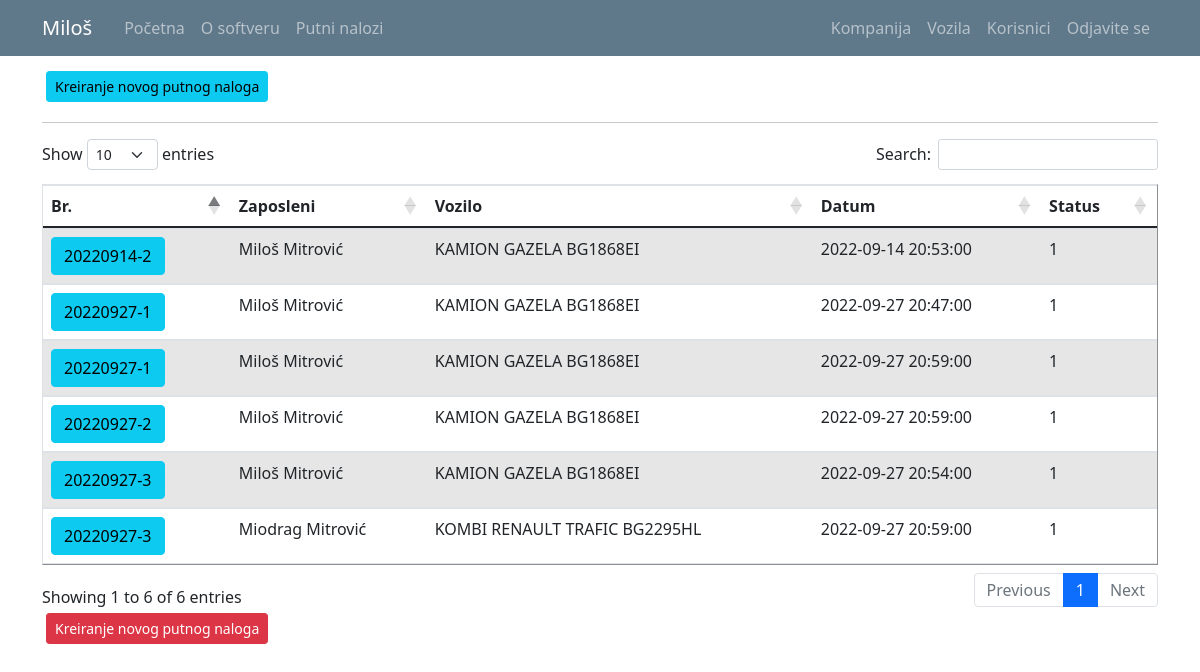
Page /travel_warrant_list (signed in) on the committed database.
### putninalozi/models.py (models this page shows, shortened)
class User(db.Model, UserMixin):
    id = db.Column(db.Integer, primary_key=True)
    email = db.Column(db.String(120), unique=True, nullable=False)
    password = db.Column(db.String(60), nullable = False)
    name = db.Column(db.String(20), unique=False, nullable=False)
    surname = db.Column(db.String(20), unique=False, nullable=False)
    gender = db.Column(db.String(1)) #(0, "srednji"), (1, "muški"), (2, "ženski")
    workplace = db.Column(db.String(20), unique=False, nullable=False)
    authorization = db.Column(db.String(10), nullable = False) # ovde treba da budu tipovi korisnika: S_admin, C_admin, C_user
    company_id = db.Column(db.Integer, db.ForeignKey('company.id'), nullable=True)
    default_vehicle = db.Column(db.Integer) #kod radnika koji imaju svoj auto, da bude podrazumevana vrednost id tog vozila
    travelwarrants = db.relationship('TravelWarrant', backref='travelwarrant_user', lazy=True)

class TravelWarrant(db.Model):
    travel_warrant_id = db.Column(db.Integer, primary_key=True)
    travel_warrant_number = db.Column(db.String(50), nullable=False)
    user_id = db.Column(db.Integer, db.ForeignKey('user.id'), nullable=False)
    with_task = db.Column(db.String(50), nullable=False)
    company_id = db.Column(db.Integer, db.ForeignKey('company.id'), nullable=False)
    abroad_contry = db.Column(db.String(50), nullable=True)
    relation = db.Column(db.String(150), nullable=False)
    start_datetime = db.Column(db.DateTime, nullable=True)
    end_datetime = db.Column(db.DateTime, nullable=True)
    vehicle_id = db.Column(db.Integer, db.ForeignKey('vehicle.id'), nullable=True)
    together_with = db.Column(db.Integer, nullable=True)
    personal_type = db.Column(db.String(50), nullable=True)
    personal_brand = db.Column(db.String(50), nullable=True)
    personal_registration = db.Column(db.String(12), nullable=True)
    other = db.Column(db.String(50), nullable=True) #avion, bus, taksi...
    advance_payment = db.Column(db.Integer, nullable=False)
    advance_payment_currency = db.Column(db.String(5), nullable=False)
    daily_wage = db.Column(db.Integer, nullable=False)
    daily_wage_currency = db.Column(db.String(5), nullable=False)
    costs_pays = db.Column(db.String(50), nullable=False)
    km_start = db.Column(db.Integer, nullable=True)
    km_end = db.Column(db.Integer, nullable=True)
    status = db.Column(db.Integer, nullable=False)

class Vehicle(db.Model):
    id = db.Column(db.Integer, primary_key=True)
    vehicle_type = db.Column(db.String(10), nullable = False)
    vehicle_brand = db.Column(db.String(10), nullable = False)
    vehicle_registration = db.Column(db.String(12), nullable = False)
    company_id = db.Column(db.Integer, db.ForeignKey('company.id'), nullable=False)
    travelwarrants = db.relationship('TravelWarrant', backref='travelwarrant_vehicle', lazy=True)

### putninalozi/travel_warrants/routes.py (the view)
@travel_warrants.route("/travel_warrant_list")
def travel_warrant_list():
    if not current_user.is_authenticated:
        flash('Da bi ste pristupili ovoj stranici treba da budete ulogovani.', 'danger')
        return redirect(url_for('users.login'))
    warrants = TravelWarrant.query.all()
    return render_template('travel_warrant_list.html', title='Travel Warrants', warrants=warrants)

### putninalozi/models.py (called while the page is built)
@login_manager.user_loader
def load_user(user_id):
    return User.query.get(int(user_id))

### putninalozi/templates/travel_warrant_list.html (shortened to what this page needs)
{% extends "layout.html" %}
{% block content %}
{% if current_user.authorization != 'c_user' %}
  <a class="btn btn-info btn-sm m-1" href="{{ url_for('travel_warrants.register_tw') }}">Kreiranje novog putnog naloga</a>
{% endif %}
<hr>
<table id="data" border="1" class="table table-striped">
  {% if current_user.authorization == 's_admin' %}
    <thead>
      <tr id="header">
        <th>Br.</th>
        <th>Kompanija</th>
        <th>Zaposleni</th>
        <th>Vozilo</th>
        <th>Status</th>
      </tr>
    </thead>
    <tbody>
      {% for warrant in warrants %}
        <tr>
          <td> <a class="mr-2 btn btn-info" href="{{ url_for('travel_warrants.travel_warrant_profile', warrant_id=warrant.travel_warrant_id) }}" role="button" title="Uredi Putni Nalog"> {{ warrant.travel_warrant_number }} </a> </td>
          <td> {{ warrant.travelwarrant_company.companyname }} </td>
          <td> {{ warrant.travelwarrant_user.name }} {{ warrant.travelwarrant_user.surname }} </td>
          <td> {{ warrant.other }} {{ warrant.personal_type }} {{ warrant.travelwarrant_vehicle.vehicle_type }} <br> {{warrant.travelwarrant_vehicle.vehicle_brand}} <br> {{warrant.travelwarrant_vehicle.vehicle_registration}} </td>
          <td> {{ warrant.status }} </td>
        </tr>
      {% endfor %}
    </tbody>
  {% elif current_user.authorization == 'c_admin' %}
    <thead>
      <tr id="header">
        <th>Br.</th>
        <th>Zaposleni</th>
        <th>Vozilo</th>
        <th>Datum</th>
        <th>Status</th>
      </tr>
    </thead>
    <tbody>
      {% for warrant in warrants %}
        {% if current_user.user_company.id == warrant.travelwarrant_company.id %}
          <tr>
            <td> <a class="mr-2 btn btn-info" href="{{ url_for('travel_warrants.travel_warrant_profile', warrant_id=warrant.travel_warrant_id) }}" role="button" title="Uredi Putni Nalog"> {{ warrant.travel_warrant_number }} </a> </td>
            <td> {{ warrant.travelwarrant_user.name }} {{ warrant.travelwarrant_user.surname}} </td>
            <td> {{ warrant.other }} {{ warrant.personal_type }} {{ warrant.travelwarrant_vehicle.vehicle_type }} {{warrant.travelwarrant_vehicle.vehicle_brand}} {{warrant.travelwarrant_vehicle.vehicle_registration}} </td>
            <td> {{ warrant.start_datetime }} </td>
            <td> {{ warrant.status }} </td>
          </tr>
        {% endif %}
      {% endfor %}
    </tbody>
  {% endif %}
</table>
<div class="form-group">
  {% if current_user.authorization == 's_admin' or current_user.authorization == 'c_admin' %}
    <div>
      <button type="button" class="btn btn-danger btn-sm m-1" data-toggle="modal" data-target="#DeleteModal">Kreiranje novog putnog naloga</button>
    </div>
  {% endif %}
</div>
{% endblock content%}

### putninalozi/templates/layout.html (shortened to what this page needs)
<!doctype html>
<html lang="en">
  <head>
    <link rel="stylesheet" href="https://cdn.jsdelivr.net/npm/bootstrap@4.3.1/dist/css/bootstrap.min.css">
    <link rel="stylesheet" type="text/css" href="{{ url_for('static', filename='main.css') }}">
    <link href="https://cdn.jsdelivr.net/npm/bootstrap@5.0.1/dist/css/bootstrap.min.css" rel="stylesheet">
    <link rel="stylesheet" type="text/css" href="https://cdn.datatables.net/1.10.25/css/dataTables.bootstrap5.css">
  </head>
  <body>
    <header class="site-header">
      <nav class="navbar navbar-expand-md navbar-dark bg-steel fixed-top">
        <div class="container">
          <a class="navbar-brand mr-4" href="/">{{ current_user.name }}</a>
          <div class="collapse navbar-collapse" id="navbarToggle">
            <div class="navbar-nav mr-auto">
              {% if current_user.is_authenticated %}
                <a class="nav-item nav-link" href="{{ url_for('main.home') }}">Početna</a>
                <a class="nav-item nav-link" href="{{ url_for('main.about') }}">O softveru</a>
                <a class="nav-item nav-link" href="{{ url_for('travel_warrants.travel_warrant_list') }}">Putni nalozi</a>
              {% else %}
                <a class="nav-item nav-link" href="{{ url_for('main.home') }}">Početna</a>
                <a class="nav-item nav-link" href="{{ url_for('main.about') }}">O softveru</a>
              {% endif %}
            </div>
            <div class="navbar-nav">
              {% if current_user.is_authenticated %}
                {% if current_user.authorization == 's_admin' %}
                  <a class="nav-item nav-link" href="{{ url_for('companys.company_list') }}">Kompanija</a>
                  <a class="nav-item nav-link" href="{{ url_for('vehicles.vehicle_list') }}">Vozila</a>
                  <a class="nav-item nav-link" href="{{ url_for('users.user_list') }}">Korisnici</a>
                  <a class="nav-item nav-link" href="{{ url_for('users.logout') }}">Odjavite se</a>
                {% elif current_user.authorization == 'c_admin'%}
                  <a class="nav-item nav-link" href="{{ url_for('companys.company_list') }}">Kompanija</a>
                  <a class="nav-item nav-link" href="{{ url_for('vehicles.vehicle_list') }}">Vozila</a>
                  <a class="nav-item nav-link" href="{{ url_for('users.user_list') }}">Korisnici</a>
                  <a class="nav-item nav-link" href="{{ url_for('users.logout') }}">Odjavite se</a>
                {% else %}
                  <a class="nav-item nav-link" href="{{ url_for('users.logout') }}">Odjavite se</a>
                {% endif %}
              {% else %}
                <a class="nav-item nav-link" href="{{ url_for('users.login') }}">Prijavljivanje</a>
              {% endif %}
            </div>
          </div>
        </div>
      </nav>
    </header>
    <main role="main" class="container">
      <div class="row">
        <div class="col-md-12">
          {% block content %}{% endblock %}
        </div>
      </div>
    </main>
  </body>
</html>

### putninalozi/static/main.css (style rules this page uses)
body { background: #fafafa; color: #333333; margin-top: 5rem; }
.bg-steel { background-color: #5f788a; }
.site-header .navbar-nav .nav-link { color: #cbd5db; }

### rows in the picture
User: name "Miloš"
TravelWarrant: travel_warrant_number "20220927-1", travelwarrant_user.name "Miloš", travelwarrant_user.surname "Mitrović", travelwarrant_vehicle.vehicle_type "KAMION", travelwarrant_vehicle.vehicle_brand "GAZELA", travelwarrant_vehicle.vehicle_registration "BG1868EI", start_datetime "2022-09-27 20:47:00", status "1"
TravelWarrant: travel_warrant_number "20220914-2", travelwarrant_user.name "Miloš", travelwarrant_user.surname "Mitrović", travelwarrant_vehicle.vehicle_type "KAMION", travelwarrant_vehicle.vehicle_brand "GAZELA", travelwarrant_vehicle.vehicle_registration "BG1868EI", start_datetime "2022-09-14 20:53:00", status "1"
TravelWarrant: travel_warrant_number "20220927-3", travelwarrant_user.name "Miloš", travelwarrant_user.surname "Mitrović", travelwarrant_vehicle.vehicle_type "KAMION", travelwarrant_vehicle.vehicle_brand "GAZELA", travelwarrant_vehicle.vehicle_registration "BG1868EI", start_datetime "2022-09-27 20:54:00", status "1"
TravelWarrant: travel_warrant_number "20220927-1", travelwarrant_user.name "Miloš", travelwarrant_user.surname "Mitrović", travelwarrant_vehicle.vehicle_type "KAMION", travelwarrant_vehicle.vehicle_brand "GAZELA", travelwarrant_vehicle.vehicle_registration "BG1868EI", start_datetime "2022-09-27 20:59:00", status "1"
TravelWarrant: travel_warrant_number "20220927-2", travelwarrant_user.name "Miloš", travelwarrant_user.surname "Mitrović", travelwarrant_vehicle.vehicle_type "KAMION", travelwarrant_vehicle.vehicle_brand "GAZELA", travelwarrant_vehicle.vehicle_registration "BG1868EI", start_datetime "2022-09-27 20:59:00", status "1"
TravelWarrant: travel_warrant_number "20220927-3", travelwarrant_user.name "Miodrag", travelwarrant_user.surname "Mitrović", travelwarrant_vehicle.vehicle_type "KOMBI", travelwarrant_vehicle.vehicle_brand "RENAULT TRAFIC", travelwarrant_vehicle.vehicle_registration "BG2295HL", start_datetime "2022-09-27 20:59:00", status "1"
